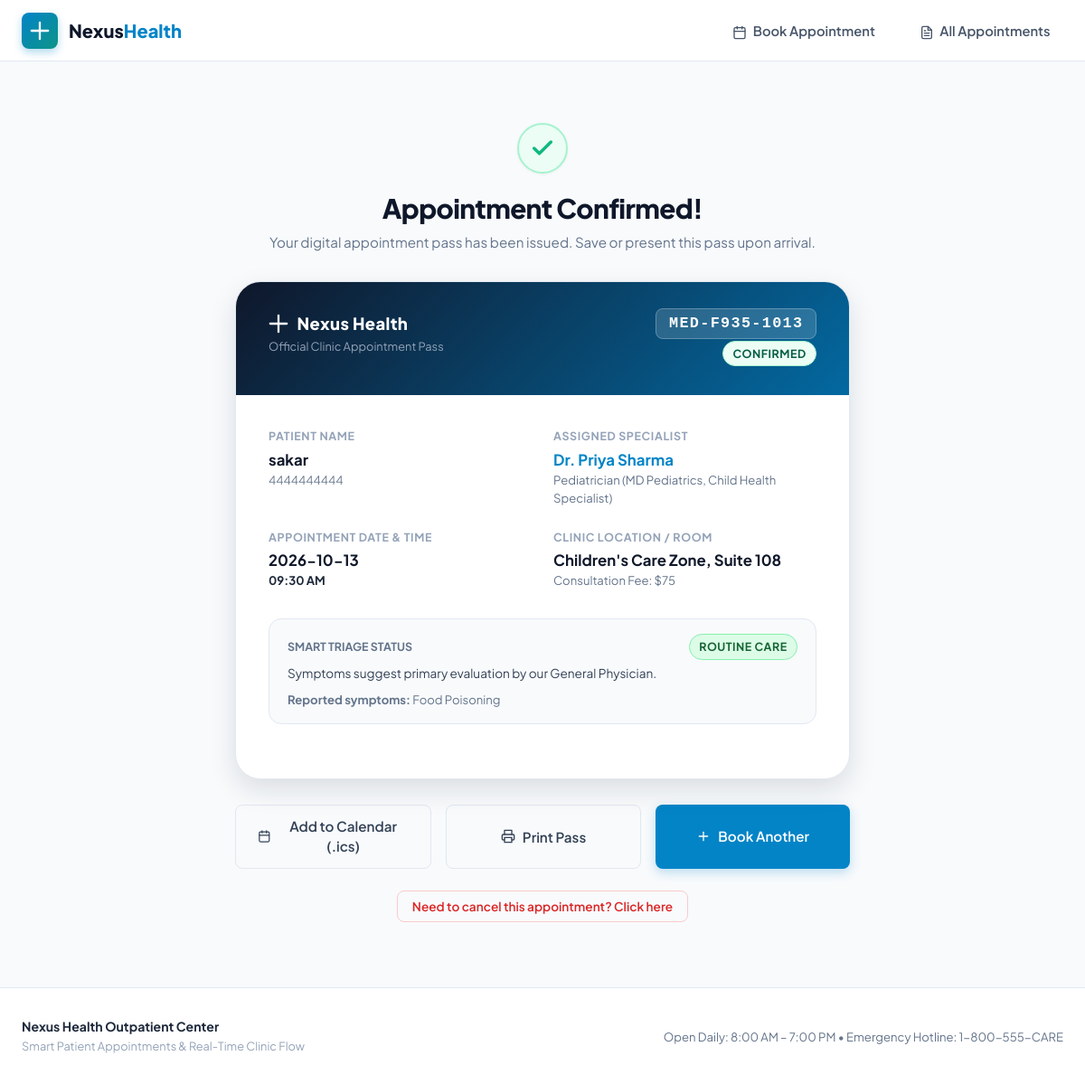
Page /pass/MED-F935-1013 on the committed database.
### tables this page shows
CREATE TABLE appointments (
                id INTEGER PRIMARY KEY AUTOINCREMENT,
                booking_ref TEXT UNIQUE NOT NULL,
                patient_name TEXT NOT NULL,
                patient_email TEXT NOT NULL,
                patient_phone TEXT NOT NULL,
                doctor_id INTEGER NOT NULL,
                appointment_date TEXT NOT NULL,
                time_slot TEXT NOT NULL,
                symptoms TEXT,
                triage_level TEXT DEFAULT 'Routine',
                triage_badge TEXT DEFAULT 'badge-routine',
                triage_notes TEXT,
                status TEXT DEFAULT 'Confirmed',
                created_at TIMESTAMP DEFAULT CURRENT_TIMESTAMP,
                FOREIGN KEY (doctor_id) REFERENCES doctors(id)
            );

CREATE TABLE doctors (
                id INTEGER PRIMARY KEY AUTOINCREMENT,
                name TEXT NOT NULL,
                specialty TEXT NOT NULL,
                qualification TEXT NOT NULL,
                room_number TEXT NOT NULL,
                consultation_fee INTEGER NOT NULL,
                avatar_color TEXT NOT NULL,
                bio TEXT,
                experience_years INTEGER DEFAULT 10
            );

### app.py (the view)
@app.route("/pass/<booking_ref>")
def view_pass(booking_ref):
    with get_db() as conn:
        cursor = conn.cursor()
        cursor.execute("""
            SELECT a.*, d.name as doctor_name, d.specialty, d.qualification, d.room_number, d.consultation_fee
            FROM appointments a
            JOIN doctors d ON a.doctor_id = d.id
            WHERE a.booking_ref = ?
        """, (booking_ref,))
        appointment = cursor.fetchone()
    if not appointment:
        flash("Appointment not found or expired.", "danger")
        return redirect(url_for("index"))
    return render_template("pass.html", appointment=appointment)

### app.py (called while the page is built)
def get_db():
    conn = sqlite3.connect(DB_PATH)
    conn.row_factory = sqlite3.Row
    return conn

### templates/pass.html (shortened to what this page needs)
{% extends "base.html" %}
{% block content %}
<div class="pass-container">
  <div style="text-align: center; margin-bottom: 2rem;">
    <div style="width: 56px; height: 56px; background: #ecfdf5; color: #10b981; border-radius: 50%; display: flex; align-items: center; justify-content: center; margin: 0 auto 1rem; box-shadow: var(--shadow-sm); border: 2px solid #a7f3d0;">
      <svg width="28" height="28" viewBox="0 0 24 24" fill="none" stroke="currentColor" stroke-width="3" stroke-linecap="round" stroke-linejoin="round">
        <polyline points="20 6 9 17 4 12"></polyline>
      </svg>
    </div>
    <h1 style="font-size: 1.85rem; font-weight: 800; color: var(--slate-900);">Appointment Confirmed!</h1>
    <p style="color: var(--slate-500); font-size: 0.95rem; margin-top: 0.25rem;">
      Your digital appointment pass has been issued. Save or present this pass upon arrival.
    </p>
  </div>
  <div class="digital-pass">
    <div class="pass-header">
      <div>
        <div class="pass-brand">
          <svg width="22" height="22" viewBox="0 0 24 24" fill="none" stroke="currentColor" stroke-width="2.5" stroke-linecap="round" stroke-linejoin="round">
            <path d="M12 2v20M2 12h20"></path>
          </svg>
          <span>Nexus Health</span>
        </div>
        <p style="font-size: 0.8rem; color: #94a3b8; margin-top: 2px;">Official Clinic Appointment Pass</p>
      </div>
      <div style="text-align: right;">
        <span class="pass-ref-tag">{{ appointment.booking_ref }}</span>
        <div style="margin-top: 6px;">
          <span class="badge badge-{{ appointment.status.lower() }}">{{ appointment.status }}</span>
        </div>
      </div>
    </div>
    <div class="pass-body">
      <div class="pass-grid-info">
        <div>
          <div class="pass-field-label">Patient Name</div>
          <div class="pass-field-val">{{ appointment.patient_name }}</div>
          <div class="pass-field-sub">{{ appointment.patient_phone }}</div>
        </div>
        <div>
          <div class="pass-field-label">Assigned Specialist</div>
          <div class="pass-field-val" style="color: var(--primary);">{{ appointment.doctor_name }}</div>
          <div class="pass-field-sub">{{ appointment.specialty }} ({{ appointment.qualification }})</div>
        </div>
        <div>
          <div class="pass-field-label">Appointment Date & Time</div>
          <div class="pass-field-val">{{ appointment.appointment_date }}</div>
          <div class="pass-field-sub" style="font-weight: 700; color: var(--slate-800);">{{ appointment.time_slot }}</div>
        </div>
        <div>
          <div class="pass-field-label">Clinic Location / Room</div>
          <div class="pass-field-val">{{ appointment.room_number }}</div>
          <div class="pass-field-sub">Consultation Fee: ${{ appointment.consultation_fee }}</div>
        </div>
      </div>
      <div style="background: var(--slate-50); border: 1px solid var(--slate-200); border-radius: var(--radius-md); padding: 1rem 1.25rem; margin-bottom: 1.5rem;">
        <div style="display: flex; justify-content: space-between; align-items: center; margin-bottom: 0.35rem;">
          <span style="font-size: 0.78rem; font-weight: 700; text-transform: uppercase; color: var(--slate-500);">Smart Triage Status</span>
          <span class="badge {{ appointment.triage_badge }}">{{ appointment.triage_level }}</span>
        </div>
        <p style="font-size: 0.85rem; color: var(--slate-700); margin: 0;">
          {{ appointment.triage_notes or 'Standard consultation protocol.' }}
        </p>
        {% if appointment.symptoms %}
        <div style="margin-top: 0.5rem; font-size: 0.82rem; color: var(--slate-500);">
          <strong>Reported symptoms:</strong> {{ appointment.symptoms }}
        </div>
        {% endif %}
      </div>
    </div>
  </div>
  <div class="pass-actions-bar">
    <a href="{{ url_for('download_ics', booking_ref=appointment.booking_ref) }}" class="btn btn-outline" style="flex: 1;" id="downloadIcsBtn">
      Add to Calendar (.ics)
    </a>
    <button type="button" class="btn btn-outline" style="flex: 1;" onclick="window.print()" id="printPassBtn">
      Print Pass
    </button>
    <a href="{{ url_for('index') }}" class="btn btn-primary" style="flex: 1;" id="bookAnotherBtn">
      <svg width="16" height="16" viewBox="0 0 24 24" fill="none" stroke="currentColor" stroke-width="2" stroke-linecap="round" stroke-linejoin="round">
        <line x1="12" y1="5" x2="12" y2="19"></line>
        <line x1="5" y1="12" x2="19" y2="12"></line>
      </svg>
      Book Another
    </a>
  </div>
  {% if appointment.status == 'Confirmed' %}
  <div style="text-align: center; margin-top: 1.5rem;">
    <form action="{{ url_for('cancel_appointment', app_id=appointment.id) }}" method="POST" onsubmit="return confirm('Are you sure you want to cancel this appointment?');" style="display: inline;">
      <button type="submit" class="btn btn-danger-outline" style="font-size: 0.85rem; padding: 0.5rem 1rem;">
        Need to cancel this appointment? Click here
      </button>
    </form>
  </div>
  {% endif %}
</div>
{% endblock %}

### static/css/style.css (style rules this page uses)
:root { --primary: #0284c7; --primary-hover: #0369a1; --primary-light: #e0f2fe; --teal: #0d9488; --teal-light: #ccfbf1; --emerald: #10b981; --slate-900: #0f172a; --slate-800: #1e293b; --slate-700: #334155; --slate-600: #475569; --slate-500: #64748b; --slate-400: #94a3b8; --slate-200: #e2e8f0; --slate-100: #f1f5f9; --slate-50: #f8fafc; --white: #ffffff; --urgent-bg: #fee2e2; --urgent-text: #991b1b; --urgent-border: #fca5a5; --priority-bg: #fef3c7; --priority-text: #92400e; --priority-border: #fcd34d; --routine-bg: #dcfce7; --routine-text: #166534; --routine-border: #86efac; --radius-sm: 8px; --radius-md: 14px; --radius-lg: 20px; --radius-xl: 28px; --shadow-sm: 0 1px 3px rgba(15, 23, 42, 0.05); --shadow-md: 0 4px 14px rgba(15, 23, 42, 0.08); --shadow-lg: 0 12px 30px rgba(15, 23, 42, 0.12); --shadow-glow: 0 8px 24px rgba(2, 132, 199, 0.2); --transition: all 0.22s cubic-bezier(0.16, 1, 0.3, 1); }
*, *::before, *::after { box-sizing: border-box; margin: 0; padding: 0; }
body { font-family: 'Plus Jakarta Sans', -apple-system, BlinkMacSystemFont, 'Segoe UI', Roboto, sans-serif; background-color: var(--slate-50); color: var(--slate-800); line-height: 1.5; min-height: 100vh; display: flex; flex-direction: column; }
h1, h2, h3, h4, h5 { color: var(--slate-900); font-weight: 700; letter-spacing: -0.02em; }
a { color: var(--primary); text-decoration: none; transition: var(--transition); }
.btn { display: inline-flex; align-items: center; justify-content: center; gap: 0.5rem; font-weight: 600; font-size: 0.95rem; padding: 0.75rem 1.5rem; border-radius: var(--radius-sm); border: none; cursor: pointer; transition: var(--transition); text-align: center; font-family: inherit; }
.btn-primary { background: var(--primary); color: var(--white); box-shadow: 0 4px 12px rgba(2, 132, 199, 0.25); }
.btn-outline { background: transparent; border: 1.5px solid var(--slate-200); color: var(--slate-700); }
.btn-danger-outline { background: transparent; border: 1.5px solid #fecaca; color: #dc2626; }
.badge { display: inline-flex; align-items: center; gap: 0.35rem; padding: 0.25rem 0.65rem; border-radius: 999px; font-size: 0.78rem; font-weight: 700; text-transform: uppercase; letter-spacing: 0.04em; }
.badge-routine { background: var(--routine-bg); color: var(--routine-text); border: 1px solid var(--routine-border); }
.badge-confirmed { background: #ecfdf5; color: #065f46; border: 1px solid #a7f3d0; }
.pass-container { max-width: 680px; margin: 1.5rem auto; }
.digital-pass { background: var(--white); border-radius: var(--radius-xl); border: 1.5px solid var(--slate-200); box-shadow: var(--shadow-lg); overflow: hidden; position: relative; }
.pass-header { background: linear-gradient(135deg, #0f172a, #0369a1); color: var(--white); padding: 2rem 2.25rem; display: flex; justify-content: space-between; align-items: flex-start; }
.pass-brand { display: flex; align-items: center; gap: 0.6rem; font-size: 1.15rem; font-weight: 800; letter-spacing: 0.02em; }
.pass-ref-tag { background: rgba(255, 255, 255, 0.15); backdrop-filter: blur(8px); padding: 0.4rem 0.85rem; border-radius: var(--radius-sm); font-family: monospace; font-size: 1.05rem; font-weight: 700; border: 1px solid rgba(255, 255, 255, 0.25); letter-spacing: 0.08em; }
.pass-body { padding: 2.25rem; }
.pass-grid-info { display: grid; grid-template-columns: 1fr 1fr; gap: 1.5rem; margin-bottom: 2rem; }
.pass-field-label { font-size: 0.78rem; font-weight: 700; color: var(--slate-400); text-transform: uppercase; letter-spacing: 0.05em; margin-bottom: 0.25rem; }
.pass-field-val { font-size: 1.05rem; font-weight: 700; color: var(--slate-900); }
.pass-field-sub { font-size: 0.82rem; color: var(--slate-500); }
.pass-actions-bar { display: flex; gap: 1rem; margin-top: 1.75rem; }

### rows in the picture
appointments: booking_ref "MED-F935-1013", status "CONFIRMED", patient_name "sakar", patient_phone "4444444444", appointment_date "2026-10-13", time_slot "09:30 AM", triage_level "ROUTINE CARE", triage_notes "Symptoms suggest primary evaluation by our General Physician.", symptoms "Food Poisoning"
doctors: doctor_name "Dr. Priya Sharma", specialty "Pediatrician", qualification "MD Pediatrics, Child Health Specialist", room_number "Children's Care Zone, Suite 108", consultation_fee "75"
